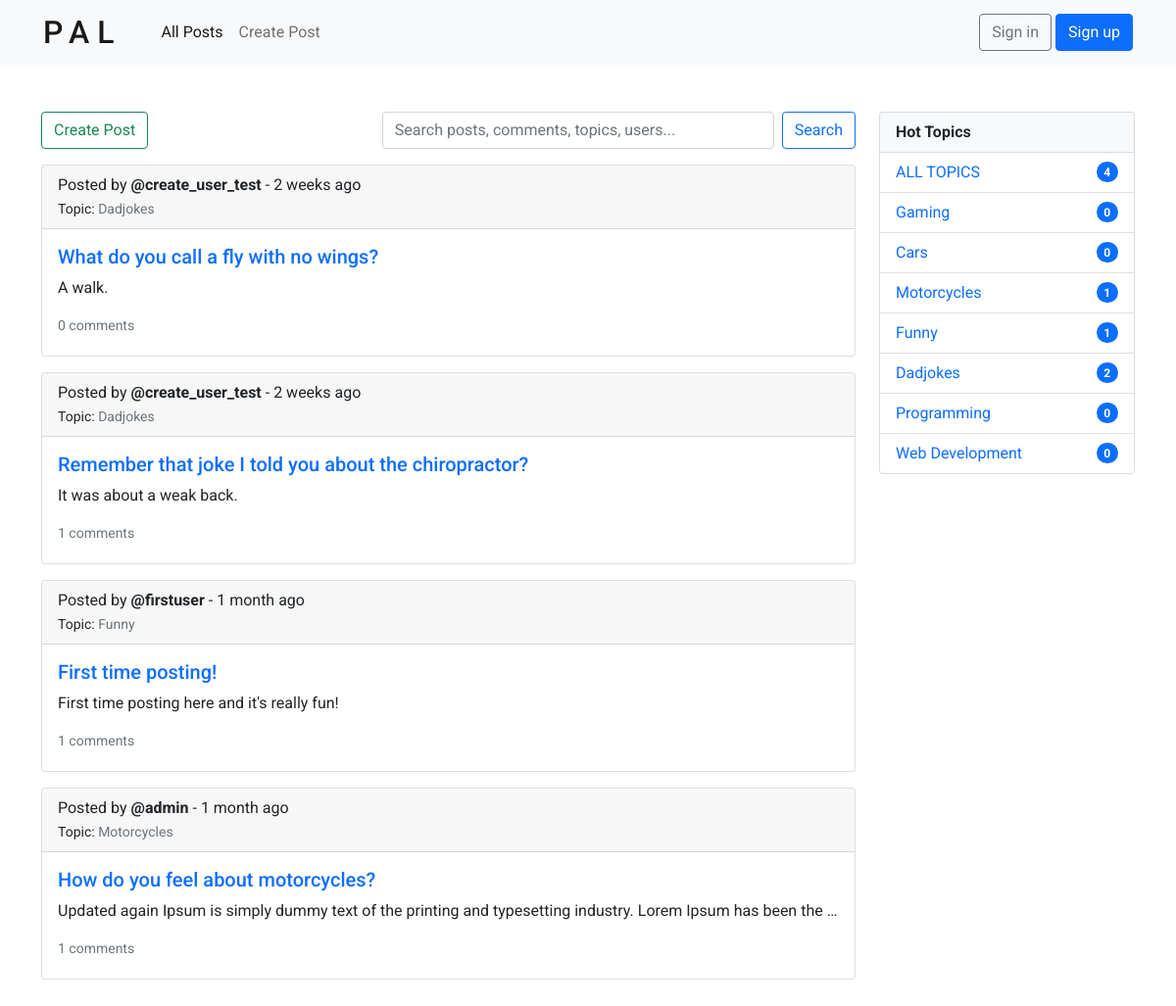
The page / on the database its author committed.
### posts/models.py (models this page shows, shortened)
class Post(models.Model):
    name = models.CharField(max_length=200)
    description = models.TextField(null=True, blank=True)
    topic = models.ForeignKey(Topic, null=True, on_delete=SET_NULL) # each Post is related to a single Topic
    user = models.ForeignKey(User, null=True, on_delete=SET_NULL) # each Post is related to a single User
    created = models.DateTimeField(auto_now_add=True)
    updated = models.DateTimeField(auto_now=True)

class Topic(models.Model):
    name = models.CharField(max_length=50)
    def __str__(self):
        return self.name

### posts/views.py (the view)
# urls.py: path('', views.index, name='index'),
def index(request):
    if request.GET.get('q') == None:
        query = ''
    else:
        query = request.GET.get('q')
    topics = Topic.objects.all()
    posts = Post.objects.filter(
        Q(topic__name__icontains=query) |
        Q(name__icontains=query) |
        Q(description__icontains=query) |
        Q(comment__body__icontains=query) |
        Q(user__username__icontains=query)
    ).order_by('-created')
    posts_count = posts.count()
    context = {
        'posts': posts,
        'topics': topics,
        'posts_count': posts_count,
    }
    return render(request, 'posts/home.html', context)

### posts/templates/posts/home.html
{% extends 'main.html' %}
{% block content %}
<div class="row justify-content-md-center mt-5 mb-5">
    <div class="col-9">
        {% include 'posts/posts_component.html' %}
    </div>
    <div class="col-3">
        {% include 'posts/topics_component.html' %}
    </div>
</div>
{% endblock content %}

### posts/templates/posts/posts_component.html (shortened to what this page needs)
<div class="d-flex justify-content-between align-items-center">
    <a href="{% url 'posts:create-post' %}" class="btn btn-outline-success">Create Post</a>
    <form method="GET" action="{% url 'posts:index' %}" class="d-flex mr-5">
        <input id="search_all_input" class="form-control me-2" name="q" type="search" placeholder="Search posts, comments, topics, users..." aria-label="Search">
        <button class="btn btn-outline-primary" type="submit">Search</button>
    </form>
</div>
{% for post in posts %}
    <div class="card mt-3">
        <div class="card-header d-flex justify-content-between align-items-center">
            <div>
                <p>Posted by <b>@{{ post.user }}</b> - {{ post.created|timesince }} ago</p>
                <small>Topic: <a href="{% url 'posts:index' %}?q={{ post.topic.name }}" class="text-muted">{{ post.topic }}</a></small>
            </div>
        </div>
        <div class="card-body">
            <h5>
            <a class="card-title" href="{% url 'posts:post' post.id %}">{{ post.name }}</a>
            </h5>
            <p class="card-text">{{ post.description }}</p>
            <small class="d-block mb-1">
                <a href="{% url 'posts:post' post.id %}" class=" text-muted">{{ post.comment_set.all.count }} comments</a>
            </small>
        </div>
    </div>
{% endfor %}

### posts/templates/posts/topics_component.html
<ul class="list-group">
    <li class="list-group-item bg-light">
        <b>Hot Topics</b>
    </li>
    <li class="list-group-item d-flex justify-content-between align-items-center">
        <a href="{% url 'posts:index' %}">ALL TOPICS</a>
        <span class="badge bg-primary rounded-pill">{{ posts_count }}</span>
    </li>
    {% for topic in topics %}
        <li class="list-group-item d-flex justify-content-between align-items-center">
            <a href="{% url 'posts:index' %}?q={{ topic.name }}">{{ topic.name }}</a>
            <span class="badge bg-primary rounded-pill">{{ topic.post_set.all.count }}</span>
        </li>
    {% endfor %}
</ul>

### static/styles/main.css (style rules this page uses)
.card-text { text-overflow: ellipsis; white-space: nowrap; overflow: hidden; }
.card-header p { margin-bottom: 0; }
.btn-outline-primary { margin-left: 1rem; }
#search_all_input { width: 25rem; }
.btn-outline-primary { margin-left: 0; }

### static/styles/base.css (style rules this page uses)
*, *::before, *::after { margin: 0; padding: 0; box-sizing: border-box; }
body { font-family: 'Roboto', sans-serif; }
a { text-decoration: none; }

### rows shown on the page
Post: user "create_user_test", created "2 weeks", topic "Dadjokes", name "What do you call a fly with no wings?", description "A walk.", comment_set.all.count "0"
Post: user "create_user_test", created "2 weeks", topic "Dadjokes", name "Remember that joke I told you about the chiropractor?", description "It was about a weak back.", comment_set.all.count "1"
Post: user "firstuser", created "1 month", topic "Funny", name "First time posting!", description "First time posting here and it's really fun!", comment_set.all.count "1"
Post: user "admin", created "1 month", topic "Motorcycles", name "How do you feel about motorcycles?", description "Updated again Ipsum is simply dummy text of the printing and typesetting industry. Lorem Ipsum has been the…", comment_set.all.count "1"
Topic: name "Gaming", post_set.all.count "0"
Topic: name "Cars", post_set.all.count "0"
Topic: name "Motorcycles", post_set.all.count "1"
Topic: name "Funny", post_set.all.count "1"
Topic: name "Dadjokes", post_set.all.count "2"
Topic: name "Programming", post_set.all.count "0"
Topic: name "Web Development", post_set.all.count "0"

### other values the page prints
{{ posts_count }} "4"
